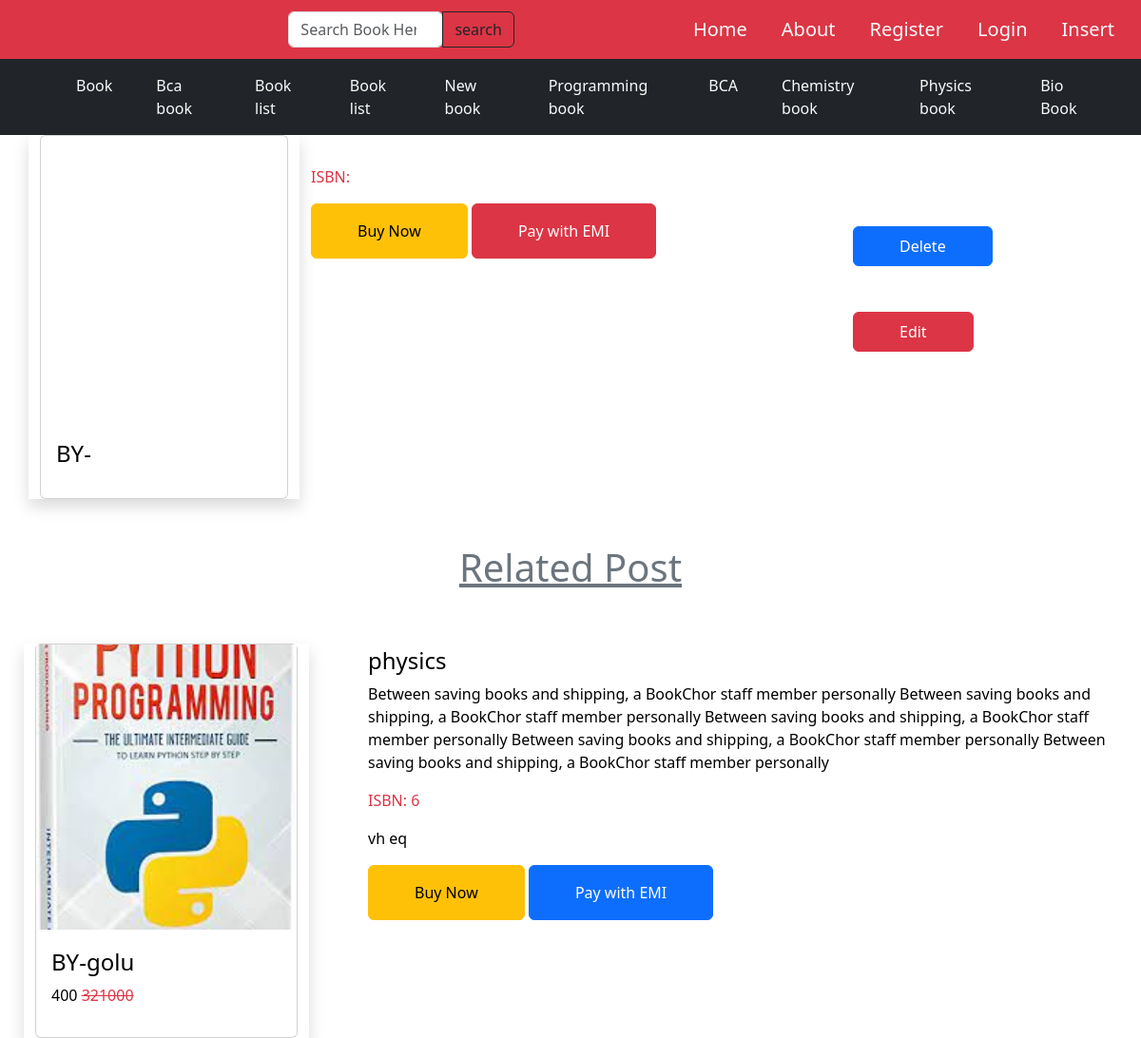
The page /view/3/view/ on the database its author committed.
### book/models.py (models this page shows, shortened)
class Generous(models.Model):
    cat_title = models.CharField(max_length=200)
    cat_description = models.TextField()

class Books(models.Model):
    title = models.CharField(max_length=200)
    author = models.CharField(max_length=200)
    status = models.CharField(max_length=200)
    generous = models.ForeignKey(Generous,on_delete=models.CASCADE)
    isbn = models.IntegerField()
    description = models.TextField()
    price = models.IntegerField()
    discount_price = models.IntegerField()
    image = models.ImageField(upload_to="images/",null=True,blank=True)

### book/views.py (the view)
# urls.py: path("view/<int:id>/view/", viewBooks, name="viewBooks"),
def viewBooks(r,id):
    data = {}
    data['generous'] = Generous.objects.all()
    data['create'] = Books.objects.filter(generous=id)
    return render(r,"viewBooks.html",data)

### templates/viewBooks.html (shortened to what this page needs)
{% extends 'base.html' %}
{% block content %}
<nav class="navbar navbar-expand-lg navbar-dark bg-dark sticky-top">
    <div class="container">
        <div class="collapse navbar-collapse" id="navbarNavAltMarkup" style="margin-left: 30px;">
            <div class="navbar-nav" style="gap: 30px;">
                {% for data in generous %}
                <a class="nav-item nav-link active text-light font-bold"
                    href="{% url 'generous' data.id %}">{{data.cat_title|capfirst}}</a>
                {% endfor %}
            </div>
        </div>
    </div>
</nav>
<div class="container">
    <div class="row">
        <div class="col-3 shadow">
            <div class="card">
                <img src="{{ show.image.url }}" class="object-fit-cover" style="height: 300px;" alt="">
                <div class="card-body">
                    <h4 class="text-black font-bold mt-1 ">BY-{{show.author}}</h4>
                </div>
            </div>
        </div>
        <div class="col-6 mt-3">
            <p class=" font-bold mt-1 text-danger">ISBN: {{show.isbn}}</p>
            <button class="btn btn-warning py-3 px-5" type="submit">Buy Now</button>
            <button class="btn btn-danger py-3 px-5" type="submit">Pay with EMI</button>
        </div>
        <div class="col-3 mt-5" style="margin-top: 20px;">
            <span> <a href="" class="btn btn-primary px-5 mt-5 py-2" style="margin-top: 50px;"
                    type="submit">Delete</a>
            </span>
            <span> <a href="" class="btn btn-danger px-5 mt-5 py-2" style="margin-top: 50px;"
                type="submit">Edit</a>
        </span>
        </div>
    </div>
</div>
<div class="container-fluid mt-5">
    <div class="row">
        <h1 class="text-center font-bold text-secondary "><u>Related Post</u></h1>
        {% for data in create %}
        <div class="col-3 shadow mx-auto mt-5">
            <div class="card">
                <img src="{{ data.image.url }}" class="object-fit-cover" style="height: 300px;" alt="">
                <div class="card-body">
                    <h4 class="text-black font-bold mt-1 ">BY-{{data.author}}</h4>
                    <p class="text-black font-bold mt-1">{{data.price}} <del
                            class="text-danger">{{data.discount_price}}</del></p>
                </div>
            </div>
        </div>
        <div class="col-8 mx-auto mt-5">
            <h4 class="text-black font-bold mt-1 ">{{ data.title }}</h4>
            <p class="text-black font-bold mt-1">{{ data.description }}</p>
            <p class="text-danger font-bold mt-1">ISBN: {{data.isbn}}</p>
            <p class="text-black font-bold mt-1">{{data.status}}</p>
            <a href="{% url 'generous' data.id %}" class="btn btn-warning px-5 py-3" type="submit">Buy Now</a>
            <a href="{% url 'generous' data.id %}" class="btn btn-primary px-5 py-3" type="submit">Pay with EMI</a>
        </div>
        {% endfor %}
    </div>
</div>
{% endblock %}

### rows shown on the page
Generous: cat_title "Book"
Generous: cat_title "Bca book"
Generous: cat_title "Book list"
Generous: cat_title "Book list"
Generous: cat_title "New book"
Generous: cat_title "Programming book"
Generous: cat_title "BCA"
Generous: cat_title "Chemistry book"
Generous: cat_title "Physics book"
Generous: cat_title "Bio Book"
Books: image (picture), author "golu", price "400", discount_price "321000", title "physics", description "Between saving books and shipping, a BookChor staff member personally Between saving books and shipping, a BookChor staff member personally Between saving books and shipping, a BookChor staff member personally Between saving books and shipping, a BookChor staff member personally Between saving books and shipping, a BookChor staff member personally", isbn "6", status "vh eq"
